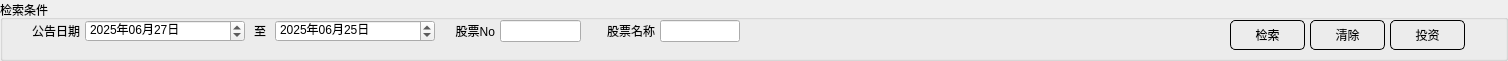
     <widget class="QGroupBox" name="notice_search">
      <property name="geometry">
       <rect>
        <x>5</x>
        <y>5</y>
        <width>1508</width>
        <height>61</height>
       </rect>
      </property>
      <property name="title">
       <string>检索条件</string>
      </property>
      <widget class="QLabel" name="label_33">
       <property name="geometry">
        <rect>
         <x>450</x>
         <y>20</y>
         <width>45</width>
         <height>22</height>
        </rect>
       </property>
       <property name="text">
        <string>股票No</string>
       </property>
       <property name="alignment">
        <set>Qt::AlignRight|Qt::AlignTrailing|Qt::AlignVCenter</set>
       </property>
      </widget>
      <widget class="AutoSetNumberLineEdit" name="notice_stockNo">
       <property name="geometry">
        <rect>
         <x>500</x>
         <y>20</y>
         <width>81</width>
         <height>22</height>
        </rect>
       </property>
      </widget>
      <widget class="QLabel" name="label_34">
       <property name="geometry">
        <rect>
         <x>600</x>
         <y>20</y>
         <width>55</width>
         <height>22</height>
        </rect>
       </property>
       <property name="text">
        <string>股票名称</string>
       </property>
       <property name="alignment">
        <set>Qt::AlignRight|Qt::AlignTrailing|Qt::AlignVCenter</set>
       </property>
      </widget>
      <widget class="QLineEdit" name="notice_stockName">
       <property name="geometry">
        <rect>
         <x>660</x>
         <y>20</y>
         <width>80</width>
         <height>22</height>
        </rect>
       </property>
      </widget>
      <widget class="QPushButton" name="notice_stockSubmit">
       <property name="geometry">
        <rect>
         <x>1230</x>
         <y>20</y>
         <width>75</width>
         <height>30</height>
        </rect>
       </property>
       <property name="styleSheet">
        <string notr="true">QPushButton {
        border: 1px solid #000000;
        border-radius: 5px;
        padding: 5px;
    }
    QPushButton:hover {
        border: 1px solid #FF0000;
    }
    QPushButton:pressed {
        border: 1px solid #00FF00;
    }</string>
       </property>
       <property name="text">
        <string>检索</string>
       </property>
      </widget>
      <widget class="QPushButton" name="notice_stockClear">
       <property name="geometry">
        <rect>
         <x>1310</x>
         <y>20</y>
         <width>75</width>
         <height>30</height>
        </rect>
       </property>
       <property name="styleSheet">
        <string notr="true">QPushButton {
        border: 1px solid #000000;
        border-radius: 5px;
        padding: 5px;
    }
    QPushButton:hover {
        border: 1px solid #FF0000;
    }
    QPushButton:pressed {
        border: 1px solid #00FF00;
    }</string>
       </property>
       <property name="text">
        <string>清除</string>
       </property>
      </widget>
      <widget class="QLabel" name="label_15">
       <property name="geometry">
        <rect>
         <x>25</x>
         <y>20</y>
         <width>55</width>
         <height>22</height>
        </rect>
       </property>
       <property name="text">
        <string>公告日期</string>
       </property>
       <property name="alignment">
        <set>Qt::AlignRight|Qt::AlignTrailing|Qt::AlignVCenter</set>
       </property>
      </widget>
      <widget class="AutoSetDateEdit" name="notice_saleDateFrom">
       <property name="geometry">
        <rect>
         <x>85</x>
         <y>20</y>
         <width>160</width>
         <height>22</height>
        </rect>
       </property>
       <property name="dateTime">
        <datetime>
         <hour>0</hour>
         <minute>0</minute>
         <second>0</second>
         <year>2025</year>
         <month>6</month>
         <day>27</day>
        </datetime>
       </property>
       <property name="time">
        <time>
         <hour>0</hour>
         <minute>0</minute>
         <second>0</second>
        </time>
       </property>
       <property name="displayFormat">
        <string>yyyy年MM月dd日</string>
       </property>
      </widget>
      <widget class="AutoSetDateEdit" name="notice_saleDateTo">
       <property name="geometry">
        <rect>
         <x>275</x>
         <y>20</y>
         <width>160</width>
         <height>22</height>
        </rect>
       </property>
       <property name="dateTime">
        <datetime>
         <hour>0</hour>
         <minute>0</minute>
         <second>0</second>
         <year>2025</year>
         <month>6</month>
         <day>25</day>
        </datetime>
       </property>
       <property name="time">
        <time>
         <hour>0</hour>
         <minute>0</minute>
         <second>0</second>
        </time>
       </property>
       <property name="displayFormat">
        <string>yyyy年MM月dd日</string>
       </property>
      </widget>
      <widget class="QLabel" name="label_24">
       <property name="geometry">
        <rect>
         <x>250</x>
         <y>20</y>
         <width>20</width>
         <height>22</height>
        </rect>
       </property>
       <property name="text">
        <string>至</string>
       </property>
       <property name="alignment">
        <set>Qt::AlignCenter</set>
       </property>
      </widget>
      <widget class="QPushButton" name="notice_myself">
       <property name="geometry">
        <rect>
         <x>1390</x>
         <y>20</y>
         <width>75</width>
         <height>30</height>
        </rect>
       </property>
       <property name="styleSheet">
        <string notr="true">QPushButton {
        border: 1px solid #000000;
        border-radius: 5px;
        padding: 5px;
    }
    QPushButton:hover {
        border: 1px solid #FF0000;
    }
    QPushButton:pressed {
        border: 1px solid #00FF00;
    }</string>
       </property>
       <property name="text">
        <string>投资</string>
       </property>
      </widget>
     </widget>
